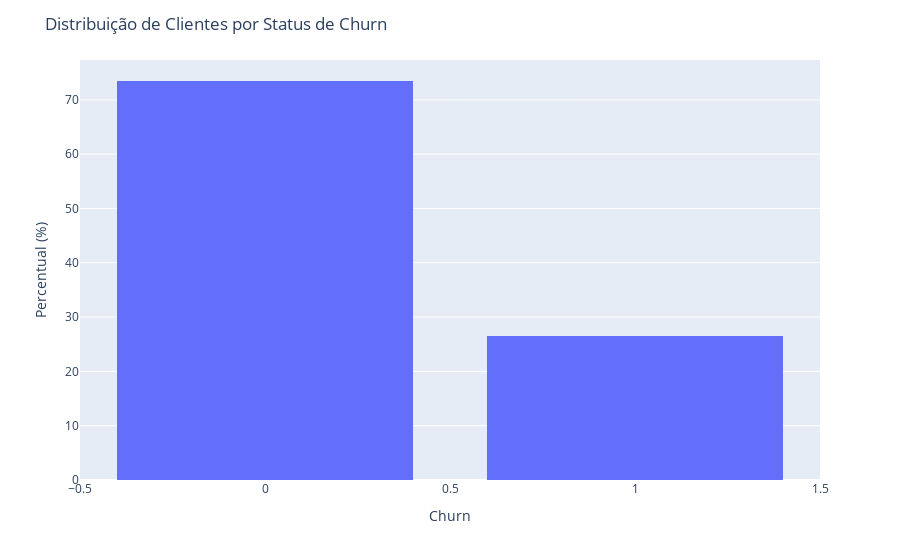

The notebook cell this image was saved under:
### Markdown cell above
#### Comentário da aluna:
Não temos os dados que informam se 0 é ou não os clientes que ficaram, mas pelas variáveis podemos supor que sim, já que a média de contrato é maior que a do grupo 1, eles também tem uma média maior de sessões em grupo. Além disso, o grupo 0 teve um maior gasto em outros serviços da academia e um 'tempo de vida' muito maior que o grupo 1.

### Code cell
#Faça histogramas de barra e distribuições...
#Histograma grupo 0 - ficaram
fig = px.histogram(gym, x='Churn',histnorm='percent')
fig.update_layout(bargap=0.2, title="Distribuição de Clientes por Status de Churn", yaxis_title="Percentual (%)")
fig.show()

### Figure 1 — Plotly figure (JSON) as saved in the notebook; plotly's stock layout.template omitted (floating-point values rounded to 4 significant figures; data arrays with more than 128 entries replaced by an {"elided": "..."} marker saying what was removed)
{"data": [{"alignmentgroup": "True", "bingroup": "x", "histnorm": "percent", "hovertemplate": "Churn=%{x}<br>percent=%{y}<extra></extra>", "legendgroup": "", "marker": {"color": "#636efa", "pattern": {"shape": ""}}, "name": "", "offsetgroup": "", "orientation": "v", "showlegend": false, "type": "histogram", "x": {"elided": "4000 int values"}, "xaxis": "x", "yaxis": "y"}], "layout": {"bargap": 0.2, "barmode": "relative", "legend": {"tracegroupgap": 0}, "margin": {"t": 60}, "title": {"text": "Distribuição de Clientes por Status de Churn"}, "xaxis": {"anchor": "y", "domain": [0, 1], "title": {"text": "Churn"}}, "yaxis": {"anchor": "x", "domain": [0, 1], "title": {"text": "Percentual (%)"}}}}
